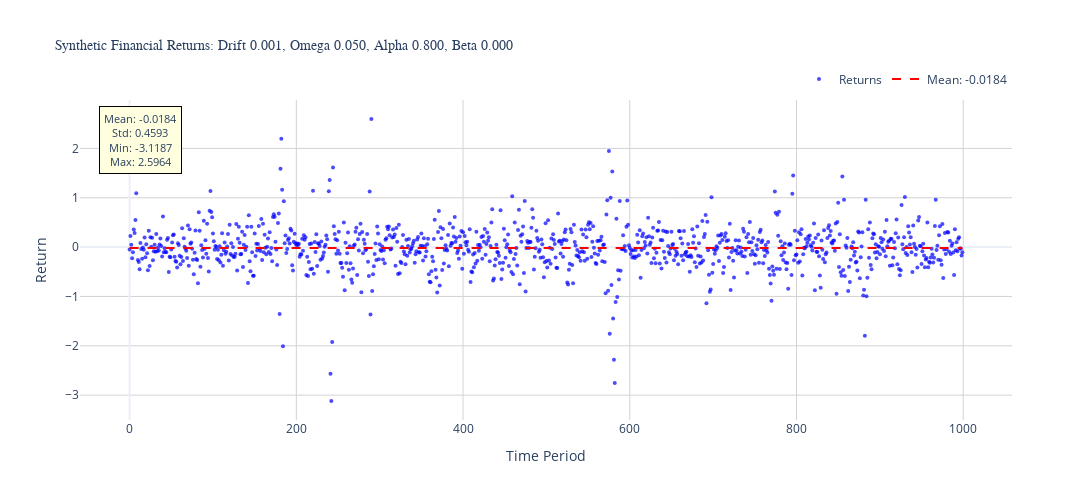

The cell this chart's notebook holds for it:
### Markdown cell above
#### High alpha, low beta

### Code cell
import plotly.graph_objects as go
import numpy as np

# Create the figure
fig = go.Figure()

# Add scatter plot for returns
fig.add_trace(go.Scatter(
    x=list(range(len(returns))),
    y=returns,
    mode='markers',
    marker=dict(
        size=4,
        opacity=0.7,
        color='blue',
        symbol='circle'
    ),
    name='Returns',
    hovertemplate='Period: %{x}<br>Return: %{y:.4f}<extra></extra>'
))

# Add horizontal line for mean
mean_return = np.mean(returns)
fig.add_trace(go.Scatter(
    x=[0, len(returns)-1],
    y=[mean_return, mean_return],
    mode='lines',
    line=dict(color='red', dash='dash', width=2),
    name=f'Mean: {mean_return:.4f}',
    hovertemplate='Mean Return: %{y:.4f}<extra></extra>'
))

# Update layout
fig.update_layout(
    title=dict(
        text=f'Synthetic Financial Returns: Drift {mu:.3f}, Omega {omega:.3f}, Alpha {alpha:.3f}, Beta {beta:.3f}',
        font=dict(size=14, family='Arial')
    ),
    xaxis_title='Time Period',
    yaxis_title='Return',
    hovermode='x unified',
    template='plotly_white',
    showlegend=True,
    width=1200,
    height=500,
    legend=dict(
        orientation='h',
        yanchor='bottom',
        y=1.02,
        xanchor='right',
        x=1
    )
)

# Add grid
fig.update_xaxes(showgrid=True, gridwidth=1, gridcolor='LightGray')
fig.update_yaxes(showgrid=True, gridwidth=1, gridcolor='LightGray')

# Add annotation for statistics
fig.add_annotation(
    xref='paper', yref='paper',
    x=0.02, y=0.98,
    text=f'Mean: {mean_return:.4f}<br>Std: {np.std(returns):.4f}<br>Min: {np.min(returns):.4f}<br>Max: {np.max(returns):.4f}',
    showarrow=False,
    font=dict(size=11),
    bgcolor='lightyellow',
    bordercolor='black',
    borderwidth=1,
    borderpad=4
)

fig.show()

### Figure 1 — Plotly figure (JSON) as saved in the notebook; plotly's stock layout.template omitted (floating-point values rounded to 4 significant figures; data arrays with more than 128 entries replaced by an {"elided": "..."} marker saying what was removed)
{"data": [{"hovertemplate": "Period: %{x}<br>Return: %{y:.4f}<extra></extra>", "marker": {"color": "blue", "opacity": 0.7, "size": 4, "symbol": "circle"}, "mode": "markers", "name": "Returns", "type": "scatter", "x": {"elided": "1000 int values"}, "y": {"elided": "1000 float values"}}, {"hovertemplate": "Mean Return: %{y:.4f}<extra></extra>", "line": {"color": "red", "dash": "dash", "width": 2}, "mode": "lines", "name": "Mean: -0.0184", "type": "scatter", "x": [0, 999], "y": [-0.01841, -0.01841]}], "layout": {"annotations": [{"bgcolor": "lightyellow", "bordercolor": "black", "borderpad": 4, "borderwidth": 1, "font": {"size": 11}, "showarrow": false, "text": "Mean: -0.0184<br>Std: 0.4593<br>Min: -3.1187<br>Max: 2.5964", "x": 0.02, "xref": "paper", "y": 0.98, "yref": "paper"}], "height": 500, "hovermode": "x unified", "legend": {"orientation": "h", "x": 1, "xanchor": "right", "y": 1.02, "yanchor": "bottom"}, "showlegend": true, "title": {"font": {"family": "Arial", "size": 14}, "text": "Synthetic Financial Returns: Drift 0.001, Omega 0.050, Alpha 0.800, Beta 0.000"}, "width": 1200, "xaxis": {"gridcolor": "LightGray", "gridwidth": 1, "showgrid": true, "title": {"text": "Time Period"}}, "yaxis": {"gridcolor": "LightGray", "gridwidth": 1, "showgrid": true, "title": {"text": "Return"}}}}
